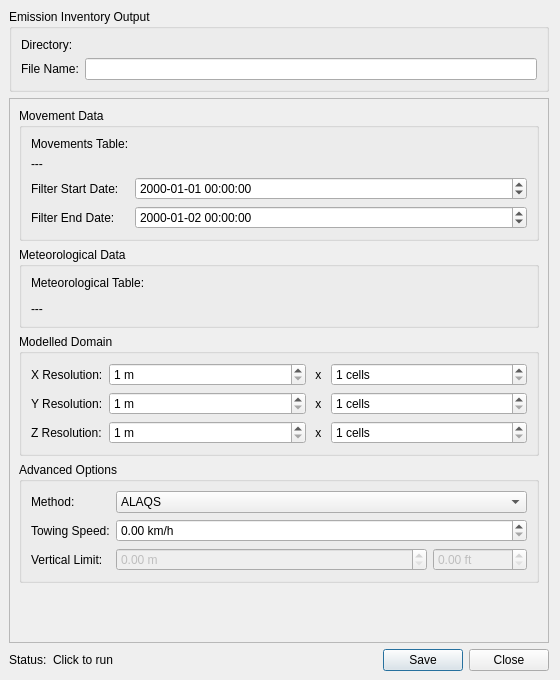
<?xml version="1.0" encoding="UTF-8"?>
<ui version="4.0">
 <class>DialogInventory</class>
 <widget class="QDialog" name="DialogInventory">
  <property name="geometry">
   <rect>
    <x>0</x>
    <y>0</y>
    <width>560</width>
    <height>680</height>
   </rect>
  </property>
  <property name="sizePolicy">
   <sizepolicy hsizetype="Preferred" vsizetype="Minimum">
    <horstretch>0</horstretch>
    <verstretch>0</verstretch>
   </sizepolicy>
  </property>
  <property name="windowTitle">
   <string>Generate Emission Inventory</string>
  </property>
  <layout class="QVBoxLayout" name="verticalLayout">
   <property name="leftMargin">
    <number>9</number>
   </property>
   <property name="topMargin">
    <number>9</number>
   </property>
   <property name="bottomMargin">
    <number>9</number>
   </property>
   <item>
    <widget class="QGroupBox" name="outputGroupBox">
     <property name="title">
      <string>Emission Inventory Output</string>
     </property>
     <layout class="QGridLayout" name="gridLayout">
      <item row="0" column="0">
       <widget class="QLabel" name="label_3">
       <property name="text">
        <string>Directory:</string>
       </property>
       </widget>
      </item>
      <item row="0" column="1">
       <widget class="QgsFileWidget" name="output_save_path" native="true">
        <property name="sizePolicy">
         <sizepolicy hsizetype="Expanding" vsizetype="Fixed">
          <horstretch>1</horstretch>
          <verstretch>0</verstretch>
         </sizepolicy>
        </property>
       </widget>
      </item>
      <item row="1" column="0">
       <widget class="QLabel" name="label_2">
        <property name="text">
         <string>File Name:</string>
        </property>
       </widget>
      </item>
      <item row="1" column="1">
       <widget class="QLineEdit" name="output_save_name">
        <property name="sizePolicy">
         <sizepolicy hsizetype="Expanding" vsizetype="Fixed">
          <horstretch>1</horstretch>
          <verstretch>0</verstretch>
         </sizepolicy>
        </property>
       </widget>
      </item>
     </layout>
    </widget>
   </item>
   <item>
    <widget class="QScrollArea" name="scrollArea">
     <property name="widgetResizable">
      <bool>true</bool>
     </property>
     <widget class="QWidget" name="scrollAreaWidgetContents">
      <property name="geometry">
       <rect>
        <x>0</x>
        <y>0</y>
        <width>557</width>
        <height>1000</height>
       </rect>
      </property>
     <layout class="QVBoxLayout" name="verticalLayout_10">
        <item>
         <widget class="QGroupBox" name="movementDataGroupBox">
          <property name="title">
           <string>Movement Data</string>
          </property>
          <layout class="QGridLayout" name="gridLayout_2">
           <item row="0" column="0">
            <widget class="QLabel" name="label">
             <property name="text">
              <string>Movements Table:</string>
             </property>
            </widget>
           </item>
           <item row="0" column="1">
            <widget class="QgsFileWidget" name="movement_table_path">
             <property name="sizePolicy">
              <sizepolicy hsizetype="Expanding" vsizetype="Fixed">
               <horstretch>1</horstretch>
               <verstretch>0</verstretch>
              </sizepolicy>
             </property>
            </widget>
           </item>
           <item row="1" column="0" colspan="2">
            <widget class="QLabel" name="movements_summary">
             <property name="text">
              <string>---</string>
             </property>
            </widget>
           </item>
           <item row="2" column="0">
            <widget class="QLabel" name="label_4">
             <property name="text">
              <string>Filter Start Date:</string>
             </property>
            </widget>
           </item>
           <item row="2" column="1">
            <widget class="QDateTimeEdit" name="study_start_date">
             <property name="displayFormat">
              <string>yyyy-MM-dd HH:mm:ss</string>
             </property>
            </widget>
           </item>
           <item row="3" column="0">
            <widget class="QLabel" name="label_5">
             <property name="text">
              <string>Filter End Date:</string>
             </property>
            </widget>
           </item>
           <item row="3" column="1">
            <widget class="QDateTimeEdit" name="study_end_date">
             <property name="dateTime">
              <datetime>
               <hour>0</hour>
               <minute>0</minute>
               <second>0</second>
               <year>2000</year>
               <month>1</month>
               <day>2</day>
              </datetime>
             </property>
             <property name="displayFormat">
              <string>yyyy-MM-dd HH:mm:ss</string>
             </property>
            </widget>
           </item>
          </layout>
         </widget>
        </item>
        <item>
         <widget class="QGroupBox" name="groupBox_5">
          <property name="title">
           <string>Meteorological Data</string>
          </property>
          <layout class="QHBoxLayout" name="horizontalLayout_3">
           <item>
            <layout class="QGridLayout" name="gridLayout_5">
             <item row="0" column="0">
              <widget class="QLabel" name="label_22">
               <property name="text">
                <string>Meteorological Table:</string>
               </property>
              </widget>
             </item>
             <item row="1" column="0" colspan="2">
              <widget class="QgsFileWidget" name="met_file_path"/>
             </item>
             <item row="2" column="0" colspan="2">
              <widget class="QLabel" name="met_summary">
               <property name="text">
                <string>---</string>
               </property>
              </widget>
             </item>
            </layout>
           </item>
          </layout>
         </widget>
        </item>
        <item>
          <widget class="QGroupBox" name="groupBox_4">
          <property name="sizePolicy">
            <sizepolicy hsizetype="Preferred" vsizetype="Preferred">
            <horstretch>1</horstretch>
            <verstretch>0</verstretch>
            </sizepolicy>
          </property>
          <property name="title">
            <string>Modelled Domain</string>
          </property>
          <layout class="QGridLayout" name="gridLayout_4">
           <item row="0" column="0">
            <widget class="QLabel" name="label_16">
             <property name="text">
              <string>X Resolution:</string>
             </property>
            </widget>
           </item>
           <item row="0" column="1">
            <widget class="QgsSpinBox" name="x_resolution">
             <property name="sizePolicy">
               <sizepolicy hsizetype="Expanding" vsizetype="Preferred">
               <horstretch>1</horstretch>
               <verstretch>0</verstretch>
               </sizepolicy>
             </property>
             <property name="minimum">
              <number>1</number>
             </property>
             <property name="maximum">
              <number>9999</number>
             </property>
             <property name="singleStep">
              <number>50</number>
             </property>
             <property name="showClearButton" stdset="0">
              <bool>false</bool>
             </property>
             <property name="suffix">
              <string> m</string>
             </property>
            </widget>
           </item>
           <item row="0" column="2">
            <widget class="QLabel" name="label_19">
             <property name="text">
              <string> x </string>
             </property>
            </widget>
           </item>
           <item row="0" column="3">
            <widget class="QgsSpinBox" name="x_cells">
             <property name="sizePolicy">
               <sizepolicy hsizetype="Expanding" vsizetype="Preferred">
               <horstretch>1</horstretch>
               <verstretch>0</verstretch>
               </sizepolicy>
             </property>
             <property name="minimum">
              <number>1</number>
             </property>
             <property name="maximum">
              <number>9999</number>
             </property>
             <property name="singleStep">
              <number>5</number>
             </property>
             <property name="showClearButton" stdset="0">
              <bool>false</bool>
             </property>
             <property name="suffix">
              <string> cells</string>
             </property>
            </widget>
           </item>
           <item row="1" column="0">
            <widget class="QLabel" name="label_17">
             <property name="text">
              <string>Y Resolution:</string>
             </property>
            </widget>
           </item>
           <item row="1" column="1">
            <widget class="QgsSpinBox" name="y_resolution">
             <property name="sizePolicy">
               <sizepolicy hsizetype="Expanding" vsizetype="Preferred">
               <horstretch>1</horstretch>
               <verstretch>0</verstretch>
               </sizepolicy>
             </property>
             <property name="minimum">
              <number>1</number>
             </property>
             <property name="maximum">
              <number>9999</number>
             </property>
             <property name="singleStep">
              <number>50</number>
             </property>
             <property name="showClearButton" stdset="0">
              <bool>false</bool>
             </property>
             <property name="suffix">
              <string> m</string>
             </property>
            </widget>
           </item>
           <item row="1" column="2">
            <widget class="QLabel" name="label_20">
             <property name="text">
              <string> x </string>
             </property>
            </widget>
           </item>
           <item row="1" column="3">
            <widget class="QgsSpinBox" name="y_cells">
             <property name="sizePolicy">
               <sizepolicy hsizetype="Expanding" vsizetype="Preferred">
               <horstretch>1</horstretch>
               <verstretch>0</verstretch>
               </sizepolicy>
             </property>
             <property name="minimum">
              <number>1</number>
             </property>
             <property name="maximum">
              <number>9999</number>
             </property>
             <property name="singleStep">
              <number>5</number>
             </property>
             <property name="showClearButton" stdset="0">
              <bool>false</bool>
             </property>
             <property name="suffix">
              <string> cells</string>
             </property>
            </widget>
           </item>
           <item row="2" column="0">
            <widget class="QLabel" name="label_18">
             <property name="text">
              <string>Z Resolution:</string>
             </property>
             </widget>
           </item>
           <item row="2" column="1">
            <widget class="QgsSpinBox" name="z_resolution">
             <property name="sizePolicy">
               <sizepolicy hsizetype="Expanding" vsizetype="Preferred">
               <horstretch>1</horstretch>
               <verstretch>0</verstretch>
               </sizepolicy>
             </property>
             <property name="minimum">
              <number>1</number>
             </property>
             <property name="maximum">
              <number>9999</number>
             </property>
             <property name="singleStep">
              <number>10</number>
             </property>
             <property name="showClearButton" stdset="0">
              <bool>false</bool>
             </property>
             <property name="suffix">
              <string> m</string>
             </property>
            </widget>
           </item>
           <item row="2" column="2">
            <widget class="QLabel" name="label_21">
             <property name="text">
              <string> x </string>
             </property>
            </widget>
           </item>
           <item row="2" column="3">
            <widget class="QgsSpinBox" name="z_cells">
             <property name="sizePolicy">
               <sizepolicy hsizetype="Expanding" vsizetype="Preferred">
               <horstretch>1</horstretch>
               <verstretch>0</verstretch>
               </sizepolicy>
             </property>
             <property name="minimum">
              <number>1</number>
             </property>
             <property name="maximum">
              <number>9999</number>
             </property>
             <property name="singleStep">
              <number>5</number>
             </property>
             <property name="showClearButton" stdset="0">
              <bool>false</bool>
             </property>
             <property name="suffix">
              <string> cells</string>
             </property>
            </widget>
           </item>
          </layout>
         </widget>
        </item>
        <item>
         <widget class="QgsCollapsibleGroupBox" name="advancedGroupBox">
          <property name="sizePolicy">
           <sizepolicy hsizetype="Preferred" vsizetype="MinimumExpanding">
            <horstretch>0</horstretch>
            <verstretch>0</verstretch>
           </sizepolicy>
          </property>
          <property name="title">
           <string>Advanced Options</string>
          </property>
          <layout class="QGridLayout" name="advancedLayout">
           <item row="0" column="0">
            <widget class="QLabel" name="label_10">
             <property name="text">
              <string>Method:</string>
             </property>
            </widget>
           </item>
           <item row="0" column="1">
            <widget class="QComboBox" name="method">
             <item>
              <property name="text">
               <string>ALAQS</string>
              </property>
             </item>
            </widget>
           </item>
           <item row="1" column="0">
            <widget class="QLabel" name="label_11">
             <property name="text">
              <string>Towing Speed:</string>
             </property>
            </widget>
           </item>
           <item row="1" column="1">
            <widget class="QgsDoubleSpinBox" name="towing_speed">
             <property name="suffix">
              <string> km/h</string>
             </property>
            </widget>
           </item>
           <item row="2" column="0">
            <widget class="QLabel" name="label_6">
             <property name="text">
              <string>Vertical Limit:</string>
             </property>
            </widget>
           </item>
           <item row="2" column="1">
            <layout class="QHBoxLayout" name="horizontalLayout">
             <item>
              <widget class="QgsDoubleSpinBox" name="vert_limit_m">
               <property name="sizePolicy">
                <sizepolicy hsizetype="Expanding" vsizetype="Preferred">
                 <horstretch>1</horstretch>
                 <verstretch>0</verstretch>
                </sizepolicy>
               </property>
               <property name="maximum">
                <double>999999.99999</double>
               </property>
               <property name="enabled">
                <bool>false</bool>
               </property>
               <property name="suffix">
                <string> m</string>
               </property>
              </widget>
             </item>
             <item>
              <widget class="QgsDoubleSpinBox" name="vert_limit_ft">
               <property name="enabled">
                <bool>false</bool>
               </property>
               <property name="maximum">
                <double>999999.99999</double>
               </property>
               <property name="suffix">
                <string> ft</string>
               </property>
              </widget>
             </item>
            </layout>
           </item>
          </layout>
         </widget>
        </item>
        <item>
         <spacer name="verticalSpacer">
          <property name="orientation">
           <enum>Qt::Vertical</enum>
          </property>
          <property name="sizeHint" stdset="0">
           <size>
            <width>40</width>
            <height>10</height>
           </size>
          </property>
         </spacer>
        </item>
       </layout>
    </widget>
    </widget>
    </item>
   <item>
    <layout class="QHBoxLayout" name="horizontalLayout_2">
     <item>
      <widget class="QLabel" name="label_9">
       <property name="text">
        <string>Status:</string>
       </property>
      </widget>
     </item>
     <item>
      <widget class="QLabel" name="status_update">
       <property name="text">
        <string>Click to run</string>
       </property>
      </widget>
     </item>
     <item>
      <spacer name="horizontalSpacer_5">
       <property name="orientation">
        <enum>Qt::Horizontal</enum>
       </property>
       <property name="sizeHint" stdset="0">
        <size>
         <width>40</width>
         <height>20</height>
        </size>
       </property>
      </spacer>
     </item>
     <item>
      <widget class="QDialogButtonBox" name="buttonBox">
       <property name="orientation">
        <enum>Qt::Horizontal</enum>
       </property>
       <property name="standardButtons">
        <set>QDialogButtonBox::Save|QDialogButtonBox::Close</set>
       </property>
      </widget>
     </item>
    </layout>
   </item>
  </layout>
 </widget>
 <customwidgets>
  <customwidget>
   <class>QgsCollapsibleGroupBox</class>
   <extends>QGroupBox</extends>
   <header>qgscollapsiblegroupbox.h</header>
   <container>1</container>
  </customwidget>
  <customwidget>
   <class>QgsDoubleSpinBox</class>
   <extends>QDoubleSpinBox</extends>
   <header>qgsdoublespinbox.h</header>
  </customwidget>
  <customwidget>
   <class>QgsFileWidget</class>
   <extends>QWidget</extends>
   <header>qgsfilewidget.h</header>
   <container>1</container>
  </customwidget>
  <customwidget>
   <class>QgsSpinBox</class>
   <extends>QSpinBox</extends>
   <header>qgsspinbox.h</header>
  </customwidget>
 </customwidgets>
 <resources/>
 <connections/>
</ui>
